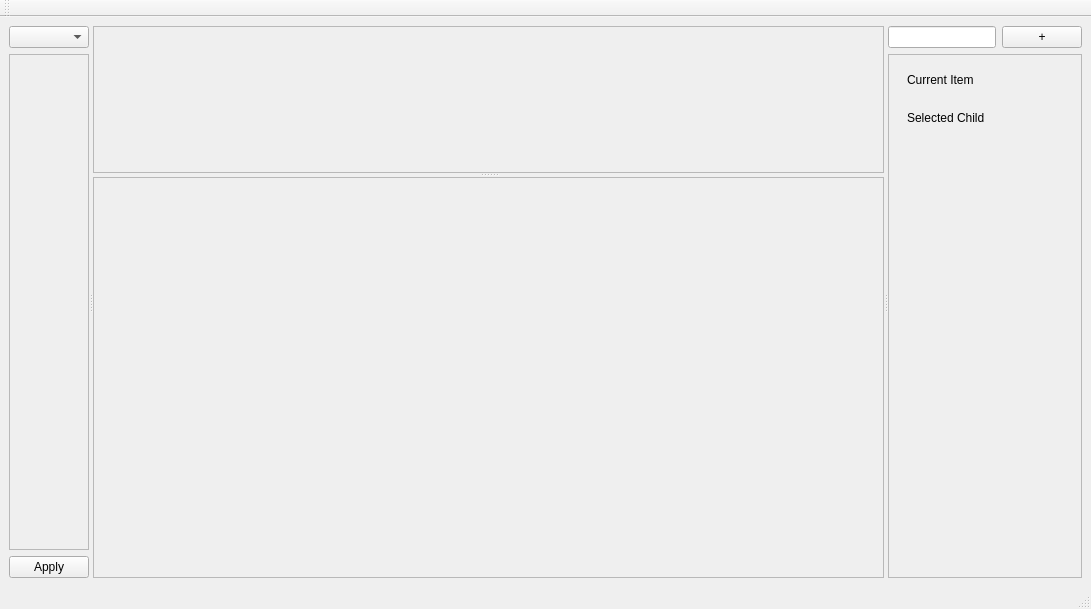
<?xml version="1.0" encoding="UTF-8"?>
<ui version="4.0">
 <class>MainWindow</class>
 <widget class="QMainWindow" name="MainWindow">
  <property name="geometry">
   <rect>
    <x>0</x>
    <y>0</y>
    <width>1091</width>
    <height>609</height>
   </rect>
  </property>
  <property name="windowTitle">
   <string>Cluto</string>
  </property>
  <widget class="QWidget" name="centralwidget">
   <layout class="QGridLayout" name="gridLayout">
    <item row="0" column="0">
     <widget class="QSplitter" name="main_splitter">
      <property name="orientation">
       <enum>Qt::Horizontal</enum>
      </property>
      <widget class="QWidget" name="layoutWidget">
       <layout class="QVBoxLayout" name="verticalLayout_3">
        <item>
         <layout class="QVBoxLayout" name="verticalLayout_4">
          <item>
           <widget class="QComboBox" name="level"/>
          </item>
          <item>
           <widget class="QScrollArea" name="itemListScroller">
            <property name="widgetResizable">
             <bool>true</bool>
            </property>
            <widget class="QWidget" name="scrollAreaWidgetContents_5">
             <property name="geometry">
              <rect>
               <x>0</x>
               <y>0</y>
               <width>237</width>
               <height>457</height>
              </rect>
             </property>
             <layout class="QVBoxLayout" name="verticalLayout_9">
              <item>
               <layout class="QVBoxLayout" name="itemList"/>
              </item>
             </layout>
            </widget>
           </widget>
          </item>
          <item>
           <layout class="QHBoxLayout" name="horizontalLayout_7">
            <item>
             <layout class="QVBoxLayout" name="items_settings"/>
            </item>
            <item>
             <widget class="QPushButton" name="btn_apply">
              <property name="sizePolicy">
               <sizepolicy hsizetype="Maximum" vsizetype="Minimum">
                <horstretch>0</horstretch>
                <verstretch>0</verstretch>
               </sizepolicy>
              </property>
              <property name="text">
               <string>Apply</string>
              </property>
             </widget>
            </item>
           </layout>
          </item>
         </layout>
        </item>
       </layout>
      </widget>
      <widget class="QSplitter" name="collationSplitter">
       <property name="sizePolicy">
        <sizepolicy hsizetype="Ignored" vsizetype="Ignored">
         <horstretch>1</horstretch>
         <verstretch>0</verstretch>
        </sizepolicy>
       </property>
       <property name="orientation">
        <enum>Qt::Vertical</enum>
       </property>
       <widget class="QScrollArea" name="workAreaScroller">
        <property name="sizePolicy">
         <sizepolicy hsizetype="MinimumExpanding" vsizetype="MinimumExpanding">
          <horstretch>0</horstretch>
          <verstretch>0</verstretch>
         </sizepolicy>
        </property>
        <property name="focusPolicy">
         <enum>Qt::NoFocus</enum>
        </property>
        <property name="alignment">
         <set>Qt::AlignCenter</set>
        </property>
        <widget class="QWidget" name="widget">
         <property name="geometry">
          <rect>
           <x>179</x>
           <y>31</y>
           <width>217</width>
           <height>76</height>
          </rect>
         </property>
        </widget>
       </widget>
       <widget class="QWidget" name="verticalLayoutWidget">
        <layout class="QVBoxLayout" name="collationView">
         <item>
          <widget class="QScrollArea" name="collationViewAreaScroller">
           <property name="enabled">
            <bool>true</bool>
           </property>
           <property name="sizePolicy">
            <sizepolicy hsizetype="MinimumExpanding" vsizetype="MinimumExpanding">
             <horstretch>0</horstretch>
             <verstretch>0</verstretch>
            </sizepolicy>
           </property>
           <widget class="QWidget" name="scrollAreaWidgetContents_7">
            <property name="geometry">
             <rect>
              <x>0</x>
              <y>0</y>
              <width>215</width>
              <height>210</height>
             </rect>
            </property>
           </widget>
          </widget>
         </item>
        </layout>
       </widget>
      </widget>
      <widget class="QWidget" name="layoutWidget">
       <layout class="QVBoxLayout" name="verticalLayout_7">
        <item>
         <layout class="QHBoxLayout" name="horizontalLayout_8">
          <item>
           <widget class="QLineEdit" name="edit_new_tag">
            <property name="sizePolicy">
             <sizepolicy hsizetype="Expanding" vsizetype="Fixed">
              <horstretch>0</horstretch>
              <verstretch>0</verstretch>
             </sizepolicy>
            </property>
           </widget>
          </item>
          <item>
           <widget class="QPushButton" name="btn_new_tag">
            <property name="sizePolicy">
             <sizepolicy hsizetype="Minimum" vsizetype="Fixed">
              <horstretch>0</horstretch>
              <verstretch>0</verstretch>
             </sizepolicy>
            </property>
            <property name="text">
             <string>+</string>
            </property>
           </widget>
          </item>
         </layout>
        </item>
        <item>
         <widget class="QScrollArea" name="scrollArea_2">
          <property name="sizePolicy">
           <sizepolicy hsizetype="Expanding" vsizetype="MinimumExpanding">
            <horstretch>0</horstretch>
            <verstretch>0</verstretch>
           </sizepolicy>
          </property>
          <property name="widgetResizable">
           <bool>true</bool>
          </property>
          <widget class="QWidget" name="scrollAreaWidgetContents_2">
           <property name="geometry">
            <rect>
             <x>0</x>
             <y>0</y>
             <width>237</width>
             <height>112</height>
            </rect>
           </property>
           <property name="sizePolicy">
            <sizepolicy hsizetype="Preferred" vsizetype="Maximum">
             <horstretch>0</horstretch>
             <verstretch>0</verstretch>
            </sizepolicy>
           </property>
           <layout class="QVBoxLayout" name="verticalLayout">
            <item>
             <layout class="QVBoxLayout" name="verticalLayout_8">
              <item>
               <widget class="QWidget" name="panel_item_tags" native="true">
                <layout class="QVBoxLayout" name="_3">
                 <item>
                  <widget class="QLabel" name="label_3">
                   <property name="text">
                    <string>Current Item</string>
                   </property>
                  </widget>
                 </item>
                 <item>
                  <layout class="QGridLayout" name="item_tags"/>
                 </item>
                </layout>
               </widget>
              </item>
              <item>
               <widget class="QWidget" name="panel_child_tags" native="true">
                <property name="sizePolicy">
                 <sizepolicy hsizetype="Preferred" vsizetype="Preferred">
                  <horstretch>0</horstretch>
                  <verstretch>0</verstretch>
                 </sizepolicy>
                </property>
                <layout class="QVBoxLayout" name="_2">
                 <item>
                  <widget class="QLabel" name="label_4">
                   <property name="text">
                    <string>Selected Child</string>
                   </property>
                  </widget>
                 </item>
                 <item>
                  <layout class="QGridLayout" name="child_tags"/>
                 </item>
                </layout>
               </widget>
              </item>
             </layout>
            </item>
           </layout>
          </widget>
         </widget>
        </item>
       </layout>
      </widget>
     </widget>
    </item>
   </layout>
  </widget>
  <widget class="QMenuBar" name="menubar">
   <property name="geometry">
    <rect>
     <x>0</x>
     <y>0</y>
     <width>1091</width>
     <height>25</height>
    </rect>
   </property>
  </widget>
  <widget class="QStatusBar" name="statusBar"/>
  <widget class="QToolBar" name="toolBar">
   <property name="windowTitle">
    <string>toolBar</string>
   </property>
   <attribute name="toolBarArea">
    <enum>TopToolBarArea</enum>
   </attribute>
   <attribute name="toolBarBreak">
    <bool>false</bool>
   </attribute>
  </widget>
  <action name="actionTrim_Left_Top">
   <property name="text">
    <string>Trim Left-Top</string>
   </property>
  </action>
  <action name="actionTrim_Right_Bottom">
   <property name="text">
    <string>Trim Right-Bottom</string>
   </property>
  </action>
  <action name="actionSet_Value">
   <property name="text">
    <string>Set Value</string>
   </property>
  </action>
 </widget>
 <resources/>
 <connections/>
</ui>
